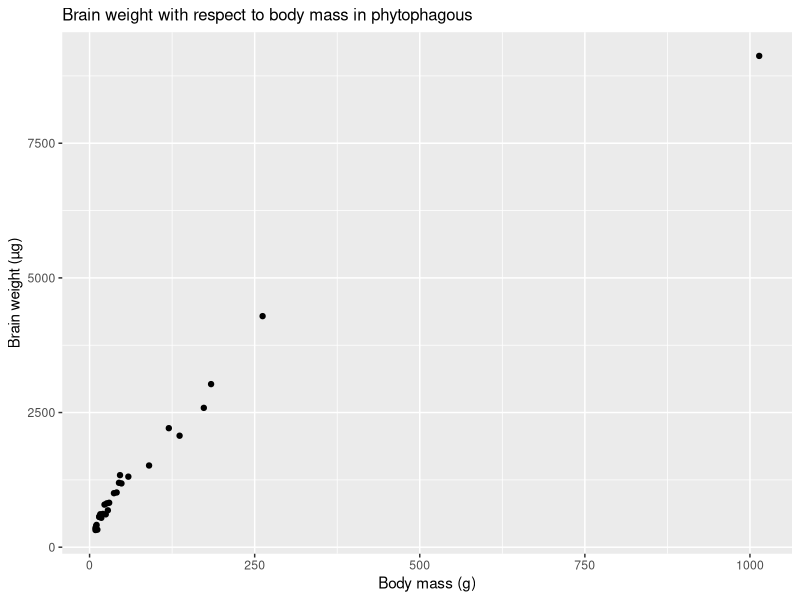
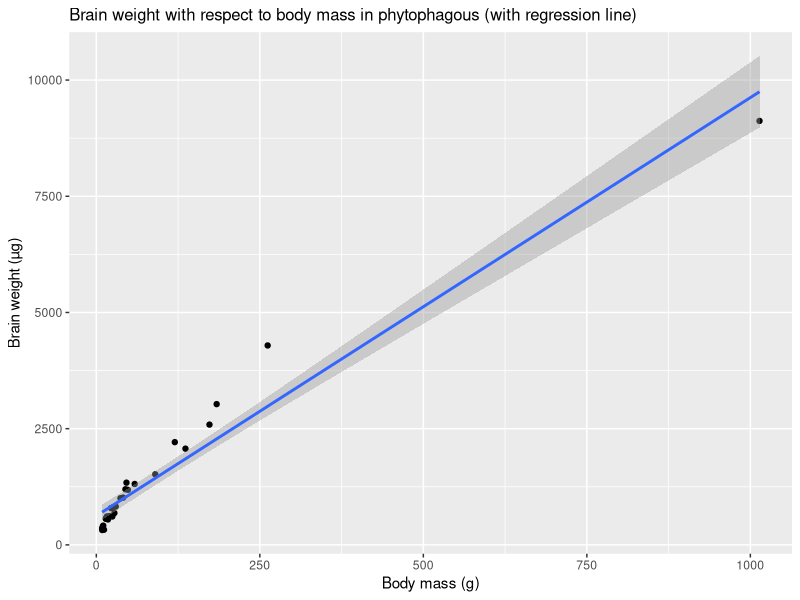
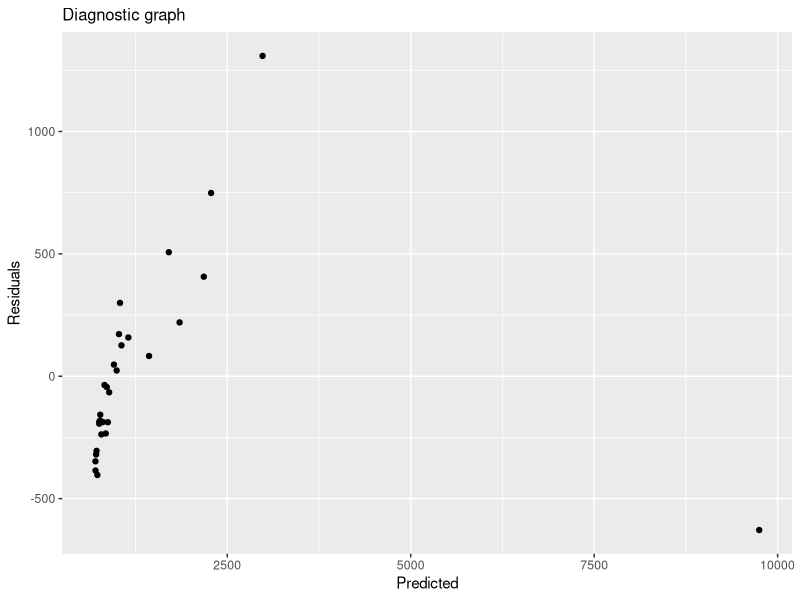
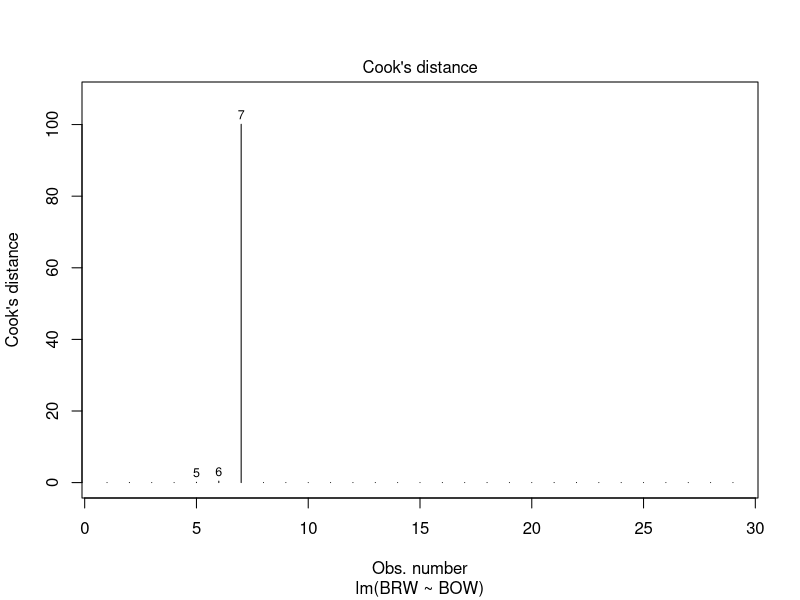
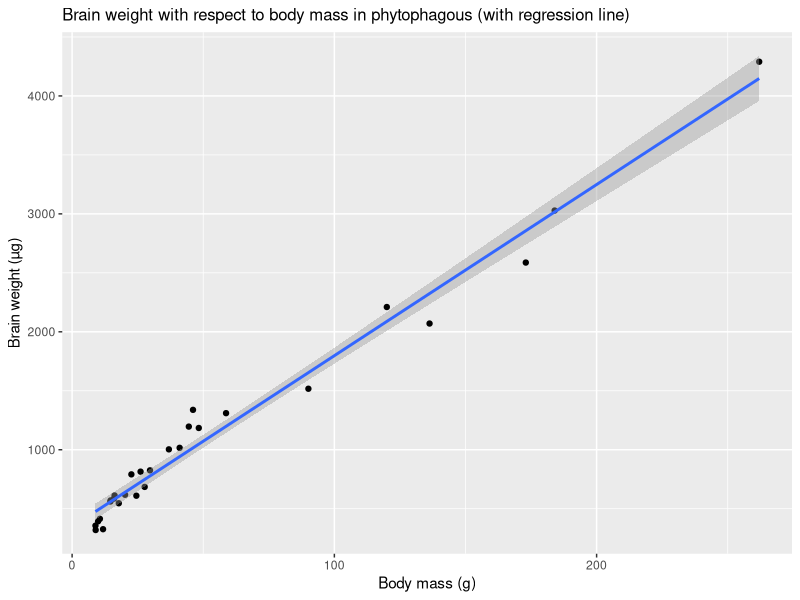
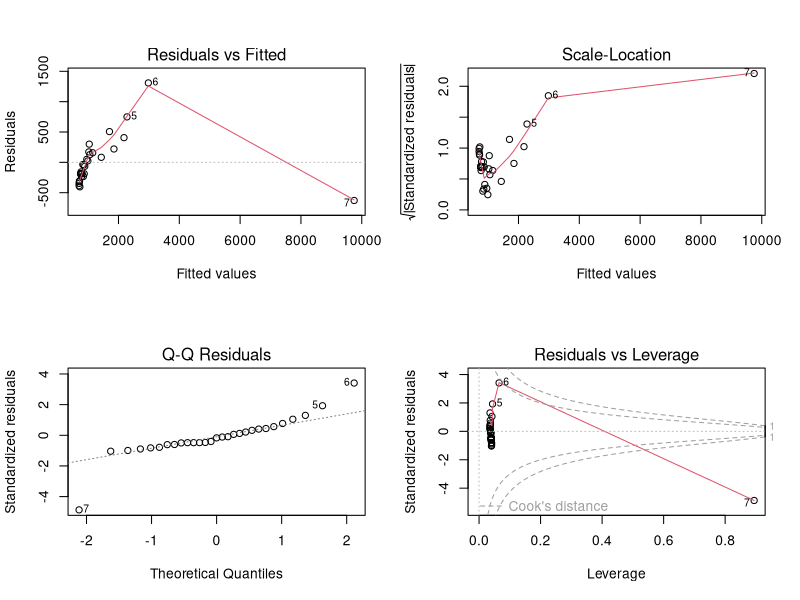
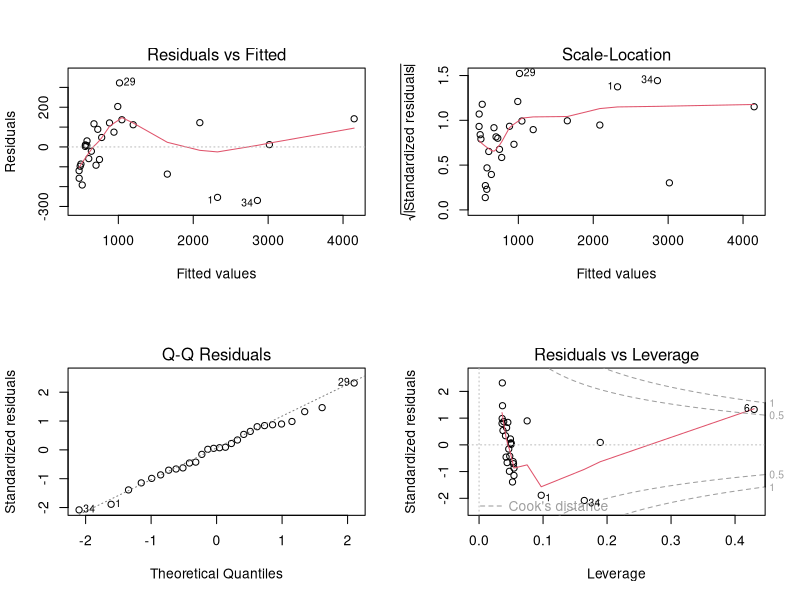
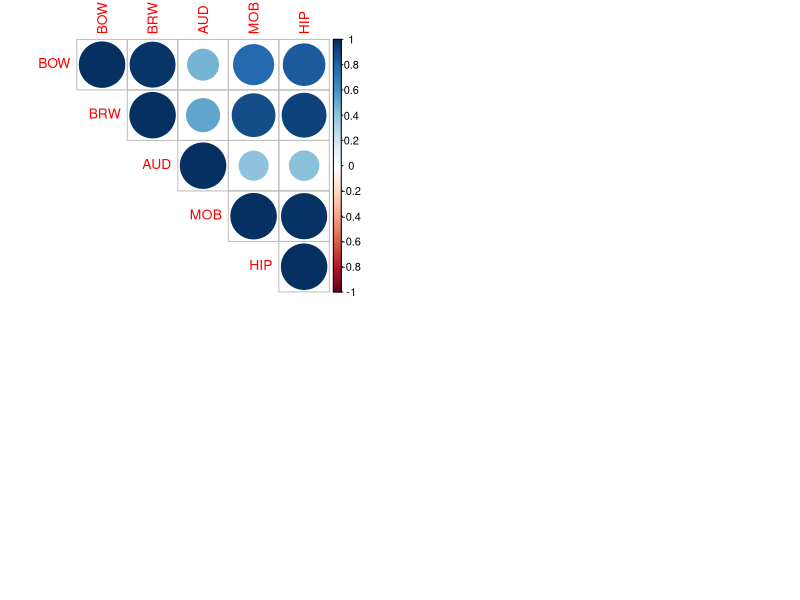

The R script that drew these images, in order:
## ---- chunk 1
knitr::opts_chunk$set(echo = TRUE)
## ---- chunk 2
library(tidyverse)
library(corrplot)
## ---- chunk 3
myData <- read.table(file="../data/bats.csv", sep=";", skip=3, header=TRUE)
names(myData)
## ---- chunk 4
phyto <- myData[(myData$Diet == 1),]
ggplot(phyto, aes(x=BOW, y=BRW)) + geom_point() +
  xlab("Body mass (g)") + ylab("Brain weight (µg)") +
  ggtitle("Brain weight with respect to body mass in phytophagous") +
  theme(plot.title = element_text(size=12))
## ---- chunk 5
reg1 <- lm(BRW ~ BOW, data=phyto)
ggplot(phyto, aes(x=BOW, y=BRW)) + geom_point() + geom_smooth(method="lm") +
  xlab("Body mass (g)") + ylab("Brain weight (µg)") +
  ggtitle("Brain weight with respect to body mass in phytophagous (with regression line)") +
  theme(plot.title = element_text(size=12))
## ---- chunk 6
summary(reg1)
## ---- chunk 7
anova(reg1)
## ---- chunk 8
tmp <- data.frame(reg1$fitted.values, reg1$residuals)
ggplot(tmp, aes(x=reg1.fitted.values, y=reg1.residuals)) + geom_point() +
  xlab("Predicted") + ylab("Residuals") + ggtitle("Diagnostic graph") +
  theme(plot.title = element_text(size=12))
## ---- chunk 9
plot(reg1, 4)
## ---- chunk 10
myData[7,]
## ---- chunk 11
phytobis <- phyto[which(phyto$BRW<8000),]
reg2 <- lm(BRW ~ BOW, data=phytobis)
ggplot(phytobis, aes(x=BOW, y=BRW)) + geom_point() + geom_smooth(method="lm") +
  xlab("Body mass (g)") + ylab("Brain weight (µg)") +
  ggtitle("Brain weight with respect to body mass in phytophagous (with regression line)") +
  theme(plot.title = element_text(size=12))
summary(reg2)
## ---- chunk 12
par(mfcol=c(2,2))
plot(reg1)
## ---- chunk 13
par(mfcol=c(2,2))
plot(reg2)
## ---- chunk 14
phytoNum <- phyto[, c(4:8)]
mat.cor <- cor(phytoNum)
corrplot(mat.cor, type="upper")
## ---- chunk 15
cor.test(phyto$BRW, phyto$HIP)
cor.test(phyto$BRW, phyto$MOB)
cor.test(phyto$BRW, phyto$AUD)
## ---- chunk 16
regm <- lm(BRW ~ AUD + MOB + HIP, data=phytobis)
summary(regm)
anova(regm)
## ---- chunk 17
reg0 <- lm(BRW ~ 1, data=phyto)
step(reg0, scope=BRW ~ AUD + MOB + HIP, direction="forward")
